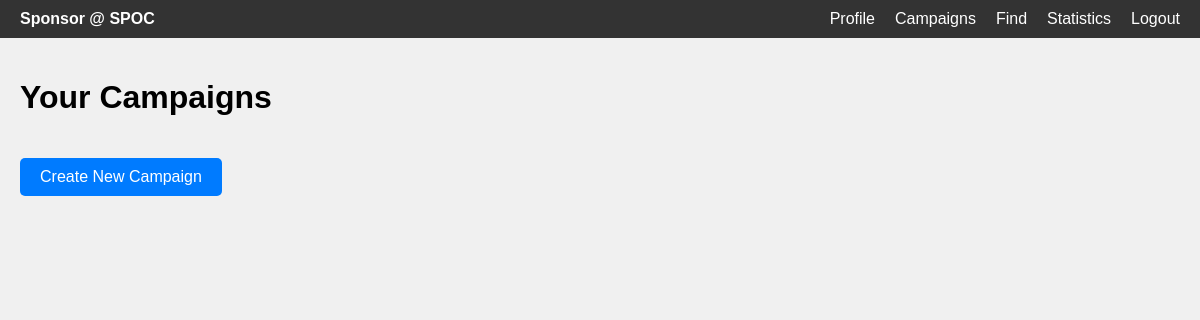
Page /campaigns (signed in) on the earlier database version.
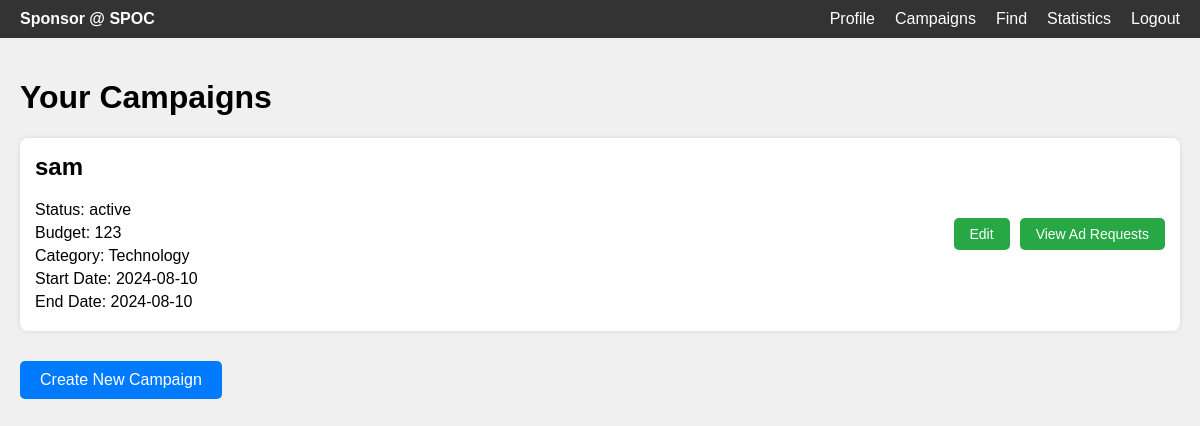
Same page on the later database version.
### applications/models.py (models this page shows)
class campaign(db.Model):
    id = db.Column(db.Integer, primary_key=True)
    name = db.Column(db.String(100), nullable=False)
    status = db.Column(db.String(50), nullable=False,default="active")
    category = db.Column(db.String(50), nullable=False)
    budget = db.Column(db.Integer, nullable=False)
    sponsor_id = db.Column(db.Integer, db.ForeignKey('sponsor.id'), nullable=False)
    start_date = db.Column(db.Date, nullable=False)
    end_date = db.Column(db.Date, nullable=True)
    ad_requests = db.relationship('adrequest', backref='campaign', lazy=True)

### applications/routes.py (the view)
@app.route('/campaigns')
def campaigns():
    sponsor_id = session.get('user_id')
    if not sponsor_id:
        return redirect(url_for('login'))
    spnsr = sponsor.query.get(sponsor_id)
    if sponsor is None:
        return redirect(url_for('login'))
    campaigns = spnsr.campaigns  # This accesses the campaigns associated with the sponsor
    return render_template('campaigns.html', campaigns=campaigns)

### templates/campaigns.html (shortened to what this page needs)
<!DOCTYPE html>
<html lang="en">
<head>
</head>
<body>
    <nav>
        <div class="left">Sponsor @ SPOC</div>
        <ul>
            <li><a href="{{ url_for('sp_home') }}">Profile</a></li>
            <li><a href="{{ url_for('campaigns') }}" class="active">Campaigns</a></li>
            <li><a href="{{ url_for('sp_find') }}">Find</a></li>
            <li><a href="{{ url_for('sp_statistics') }}">Statistics</a></li>
            <li><a href="{{ url_for('sp_logout') }}">Logout</a></li>
        </ul>
    </nav>
    <div class="content">
        <h1>Your Campaigns</h1>
        {% for campaign in campaigns %}
            <div class="campaign">
                <div class="campaign-details">
                    <h2>{{ campaign.name }}</h2>
                    <p>Status: {{ campaign.status }}</p>
                    <p>Budget: {{ campaign.budget }}</p>
                    <p>Category: {{ campaign.category }}</p>
                    <p>Start Date: {{ campaign.start_date.strftime('%Y-%m-%d') if campaign.start_date else 'Not specified' }}</p>
                    <p>End Date: {{ campaign.end_date.strftime('%Y-%m-%d') if campaign.end_date else 'Not specified' }}</p>
                </div>
                <div class="button-group">
                    <a href="{{ url_for('campaign_mgmt', campaign_id=campaign.id) }}" class="btn-view">Edit</a>
                    <a href="{{ url_for('view_ad_request', campaign_id=campaign.id) }}" class="btn-view">View Ad Requests</a>
                </div>
            </div>
        {% endfor %}
        <a href="{{ url_for('create_camp') }}" class="btn-create">Create New Campaign</a>
    </div>
</body>
</html>

Differences in the rows shown:
added campaign: name "sam", status "active", budget "123", category "Technology", start_date "2024-08-10", end_date "2024-08-10"
